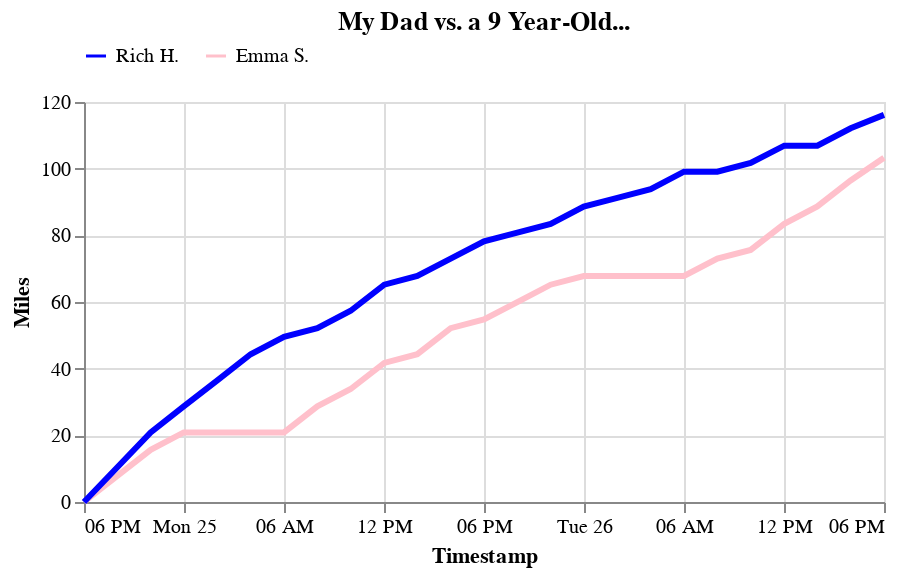

Notebook source saved alongside this figure:
### Code cell
(
    alt.Chart(two)
    .mark_line(size=3)
    .encode(
        # axis titles
        x=alt.X('time:T', title='Timestamp'),
        y=alt.Y('distance', title='Miles'),
        color=alt.Color(
            'runner', 
            # colouring
            scale=alt.Scale(domain=['Rich H.', 'Emma S.'], range=['blue', 'pink']),
            legend=alt.Legend(title=None, orient='top')
        )
    )
    # formatting
    .properties(
        title='My Dad vs. a 9 Year-Old...',
        width=400,
        height=200
    )
)

### Figure 1 — Vega-Lite specification as saved in the notebook (floating-point values rounded to 4 significant figures)
{"config": {"view": {"continuousWidth": 400, "continuousHeight": 300}}, "data": {"name": "data-f3ba7218fa866f20a6c4e42e259644bb"}, "mark": {"type": "line", "size": 3}, "encoding": {"color": {"type": "nominal", "field": "runner", "legend": {"orient": "top", "title": null}, "scale": {"domain": ["Rich H.", "Emma S."], "range": ["blue", "pink"]}}, "x": {"type": "temporal", "field": "time", "title": "Timestamp"}, "y": {"type": "quantitative", "field": "distance", "title": "Miles"}}, "height": 200, "title": "My Dad vs. a 9 Year-Old...", "width": 400, "$schema": "https://vega.github.io/schema/vega-lite/v4.8.1.json", "datasets": {"data-f3ba7218fa866f20a6c4e42e259644bb": [{"time": "2019-03-24T18:00:00", "distance": 0.0, "runner": "Emma S.", "dsplit": 7.823, "mph": 3.911, "hour": 0, "gender": "female"}, {"time": "2019-03-24T20:00:00", "distance": 7.823, "runner": "Emma S.", "dsplit": 7.823, "mph": 3.911, "hour": 2, "gender": "female"}, {"time": "2019-03-24T22:00:00", "distance": 15.65, "runner": "Emma S.", "dsplit": 5.215, "mph": 2.608, "hour": 4, "gender": "female"}, {"time": "2019-03-25T06:00:00", "distance": 20.86, "runner": "Emma S.", "dsplit": 0.0, "mph": 0.0, "hour": 12, "gender": "female"}, {"time": "2019-03-25T04:00:00", "distance": 20.86, "runner": "Emma S.", "dsplit": 0.0, "mph": 0.0, "hour": 10, "gender": "female"}, {"time": "2019-03-25T02:00:00", "distance": 20.86, "runner": "Emma S.", "dsplit": 0.0, "mph": 0.0, "hour": 8, "gender": "female"}, {"time": "2019-03-24T23:59:00", "distance": 20.86, "runner": "Emma S.", "dsplit": 7.823, "mph": 3.911, "hour": 6, "gender": "female"}, {"time": "2019-03-25T08:00:00", "distance": 28.68, "runner": "Emma S.", "dsplit": 5.215, "mph": 2.608, "hour": 14, "gender": "female"}, {"time": "2019-03-25T10:00:00", "distance": 33.9, "runner": "Emma S.", "dsplit": 7.823, "mph": 3.911, "hour": 16, "gender": "female"}, {"time": "2019-03-25T12:01:00", "distance": 41.72, "runner": "Emma S.", "dsplit": 2.608, "mph": 1.304, "hour": 18, "gender": "female"}, {"time": "2019-03-25T14:00:00", "distance": 44.33, "runner": "Emma S.", "dsplit": 7.823, "mph": 3.911, "hour": 20, "gender": "female"}, {"time": "2019-03-25T16:00:00", "distance": 52.15, "runner": "Emma S.", "dsplit": 2.608, "mph": 1.304, "hour": 22, "gender": "female"}, {"time": "2019-03-25T18:00:00", "distance": 54.76, "runner": "Emma S.", "dsplit": 5.215, "mph": 2.608, "hour": 24, "gender": "female"}, {"time": "2019-03-25T20:00:00", "distance": 59.97, "runner": "Emma S.", "dsplit": 5.215, "mph": 2.608, "hour": 26, "gender": "female"}, {"time": "2019-03-25T22:00:00", "distance": 65.19, "runner": "Emma S.", "dsplit": 2.608, "mph": 1.304, "hour": 28, "gender": "female"}, {"time": "2019-03-26T06:00:00", "distance": 67.8, "runner": "Emma S.", "dsplit": 0.0, "mph": 0.0, "hour": 36, "gender": "female"}, {"time": "2019-03-26T04:00:00", "distance": 67.8, "runner": "Emma S.", "dsplit": 0.0, "mph": 0.0, "hour": 34, "gender": "female"}, {"time": "2019-03-26T02:00:00", "distance": 67.8, "runner": "Emma S.", "dsplit": 0.0, "mph": 0.0, "hour": 32, "gender": "female"}, {"time": "2019-03-25T23:59:00", "distance": 67.8, "runner": "Emma S.", "dsplit": 5.215, "mph": 2.608, "hour": 30, "gender": "female"}, {"time": "2019-03-26T08:00:00", "distance": 73.01, "runner": "Emma S.", "dsplit": 2.608, "mph": 1.304, "hour": 38, "gender": "female"}, {"time": "2019-03-26T10:00:00", "distance": 75.62, "runner": "Emma S.", "dsplit": 7.823, "mph": 3.911, "hour": 40, "gender": "female"}, {"time": "2019-03-26T12:01:00", "distance": 83.44, "runner": "Emma S.", "dsplit": 5.215, "mph": 2.608, "hour": 42, "gender": "female"}, {"time": "2019-03-26T14:00:00", "distance": 88.66, "runner": "Emma S.", "dsplit": 7.823, "mph": 3.911, "hour": 44, "gender": "female"}, {"time": "2019-03-26T16:00:00", "distance": 96.48, "runner": "Emma S.", "dsplit": 6.808, "mph": 3.404, "hour": 46, "gender": "female"}, {"time": "2019-03-26T18:00:00", "distance": 103.3, "runner": "Emma S.", "dsplit": null, "mph": null, "hour": 48, "gender": "female"}, {"time": "2019-03-24T18:00:00", "distance": 0.0, "runner": "Rich H.", "dsplit": 10.43, "mph": 5.215, "hour": 0, "gender": "male"}, {"time": "2019-03-24T20:00:00", "distance": 10.43, "runner": "Rich H.", "dsplit": 10.43, "mph": 5.215, "hour": 2, "gender": "male"}, {"time": "2019-03-24T22:00:00", "distance": 20.86, "runner": "Rich H.", "dsplit": 7.823, "mph": 3.911, "hour": 4, "gender": "male"}, {"time": "2019-03-24T23:59:00", "distance": 28.68, "runner": "Rich H.", "dsplit": 7.823, "mph": 3.911, "hour": 6, "gender": "male"}, {"time": "2019-03-25T02:00:00", "distance": 36.51, "runner": "Rich H.", "dsplit": 7.823, "mph": 3.911, "hour": 8, "gender": "male"}, {"time": "2019-03-25T04:00:00", "distance": 44.33, "runner": "Rich H.", "dsplit": 5.215, "mph": 2.608, "hour": 10, "gender": "male"}, {"time": "2019-03-25T06:00:00", "distance": 49.54, "runner": "Rich H.", "dsplit": 2.608, "mph": 1.304, "hour": 12, "gender": "male"}, {"time": "2019-03-25T08:00:00", "distance": 52.15, "runner": "Rich H.", "dsplit": 5.215, "mph": 2.608, "hour": 14, "gender": "male"}, {"time": "2019-03-25T10:00:00", "distance": 57.37, "runner": "Rich H.", "dsplit": 7.823, "mph": 3.911, "hour": 16, "gender": "male"}, {"time": "2019-03-25T12:01:00", "distance": 65.19, "runner": "Rich H.", "dsplit": 2.608, "mph": 1.304, "hour": 18, "gender": "male"}, {"time": "2019-03-25T14:00:00", "distance": 67.8, "runner": "Rich H.", "dsplit": 5.215, "mph": 2.608, "hour": 20, "gender": "male"}, {"time": "2019-03-25T16:00:00", "distance": 73.01, "runner": "Rich H.", "dsplit": 5.215, "mph": 2.608, "hour": 22, "gender": "male"}, {"time": "2019-03-25T18:00:00", "distance": 78.23, "runner": "Rich H.", "dsplit": 2.608, "mph": 1.304, "hour": 24, "gender": "male"}, {"time": "2019-03-25T20:00:00", "distance": 80.84, "runner": "Rich H.", "dsplit": 2.608, "mph": 1.304, "hour": 26, "gender": "male"}, {"time": "2019-03-25T22:00:00", "distance": 83.44, "runner": "Rich H.", "dsplit": 5.215, "mph": 2.608, "hour": 28, "gender": "male"}, {"time": "2019-03-25T23:59:00", "distance": 88.66, "runner": "Rich H.", "dsplit": 2.608, "mph": 1.304, "hour": 30, "gender": "male"}, {"time": "2019-03-26T02:00:00", "distance": 91.27, "runner": "Rich H.", "dsplit": 2.608, "mph": 1.304, "hour": 32, "gender": "male"}, {"time": "2019-03-26T04:00:00", "distance": 93.87, "runner": "Rich H.", "dsplit": 5.215, "mph": 2.608, "hour": 34, "gender": "male"}, {"time": "2019-03-26T08:00:00", "distance": 99.09, "runner": "Rich H.", "dsplit": 0.0, "mph": 0.0, "hour": 38, "gender": "male"}, {"time": "2019-03-26T06:00:00", "distance": 99.09, "runner": "Rich H.", "dsplit": 2.608, "mph": 1.304, "hour": 36, "gender": "male"}, {"time": "2019-03-26T10:00:00", "distance": 101.7, "runner": "Rich H.", "dsplit": 5.215, "mph": 2.608, "hour": 40, "gender": "male"}, {"time": "2019-03-26T14:00:00", "distance": 106.9, "runner": "Rich H.", "dsplit": 0.0, "mph": 0.0, "hour": 44, "gender": "male"}, {"time": "2019-03-26T12:01:00", "distance": 106.9, "runner": "Rich H.", "dsplit": 5.215, "mph": 2.608, "hour": 42, "gender": "male"}, {"time": "2019-03-26T16:00:00", "distance": 112.1, "runner": "Rich H.", "dsplit": 4.008, "mph": 2.004, "hour": 46, "gender": "male"}, {"time": "2019-03-26T18:00:00", "distance": 116.1, "runner": "Rich H.", "dsplit": null, "mph": null, "hour": 48, "gender": "male"}]}}
